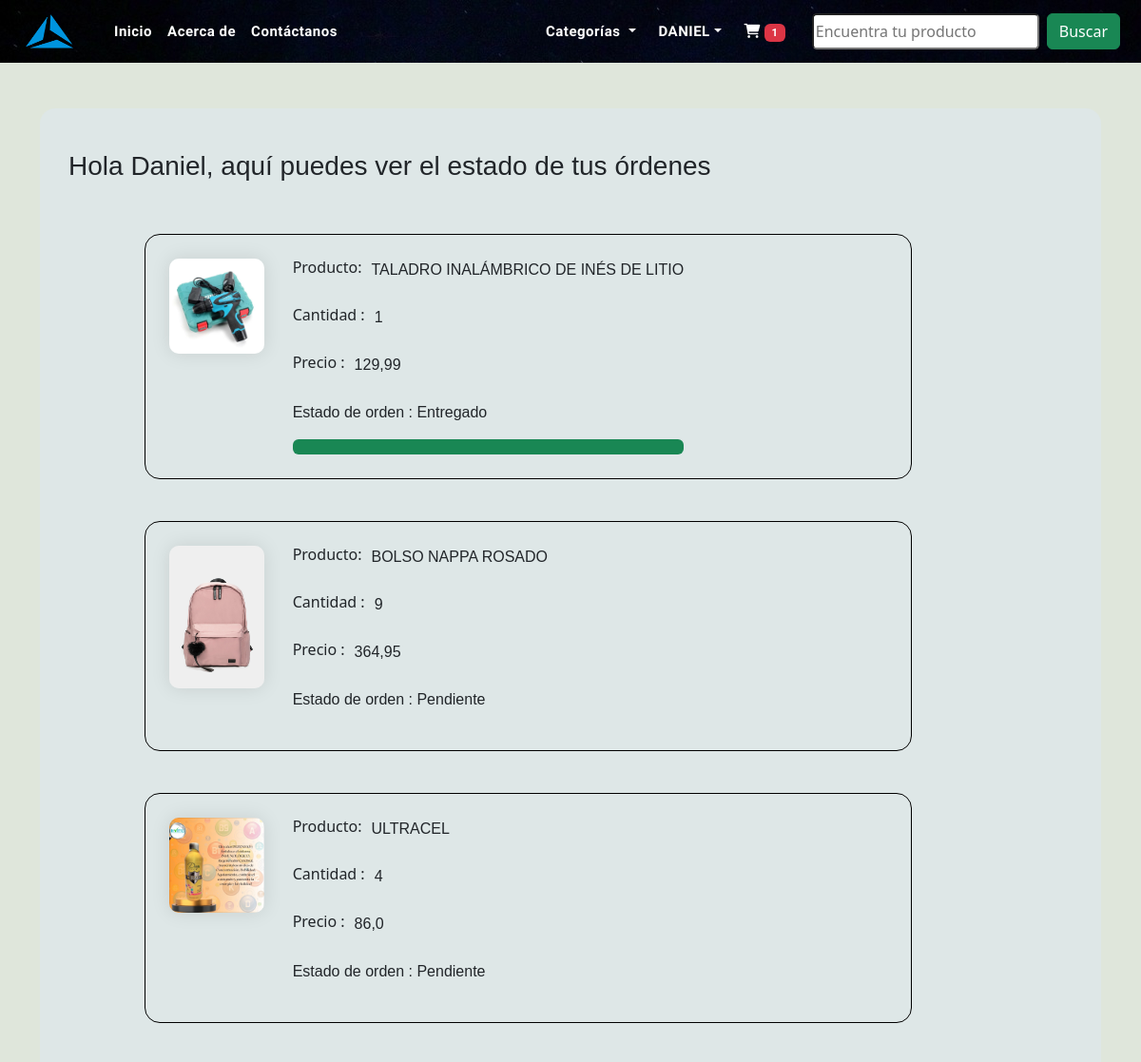
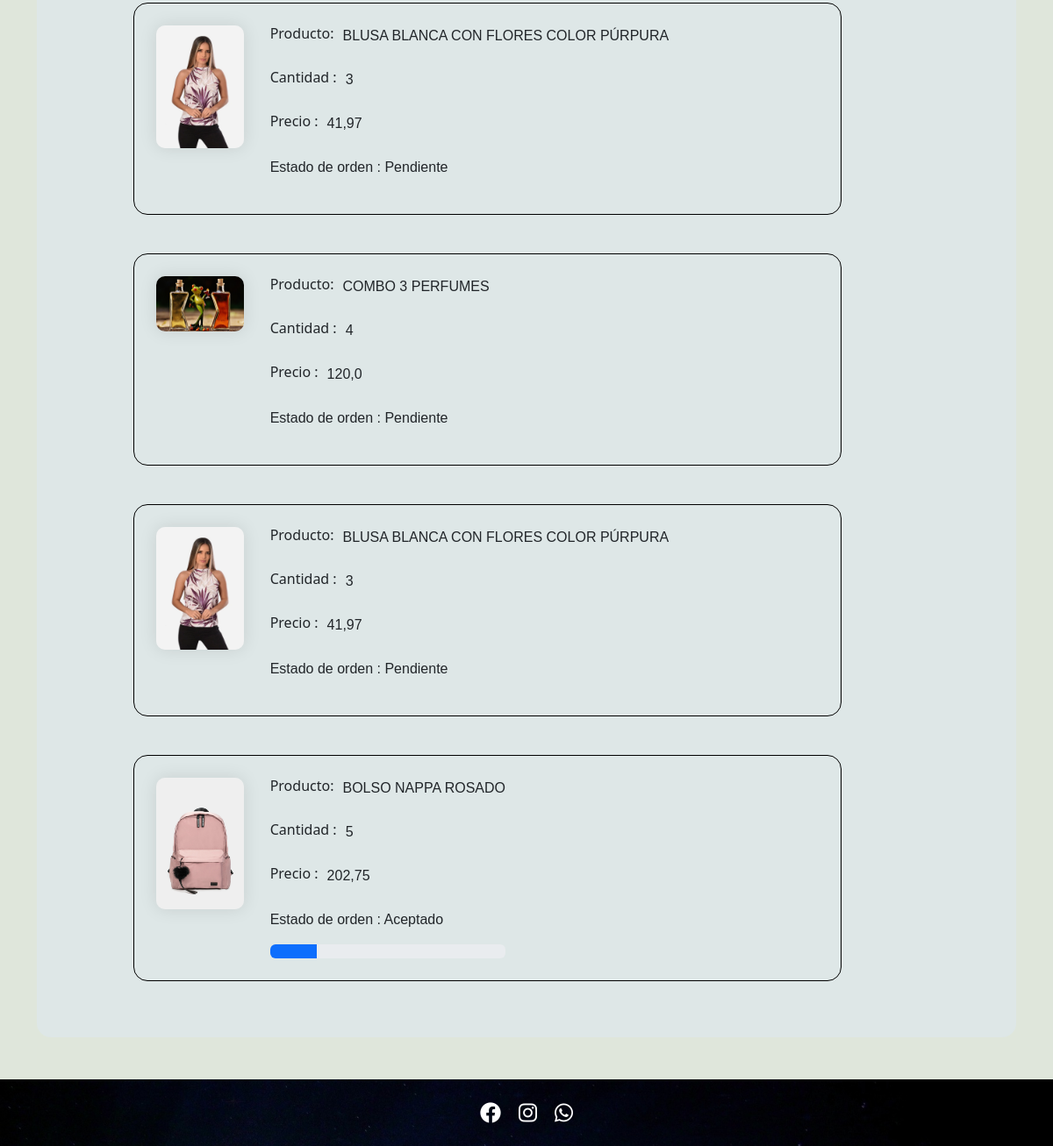
Screenshot of /orders/ (signed in) with the database file from the repository (2 pictures, top to bottom).
### app/models.py (models this page shows, shortened)
class OrderPlaced(models.Model):
    user = models.ForeignKey(User,on_delete=models.CASCADE)
    customer = models.ForeignKey(Customer,on_delete=models.CASCADE)
    product = models.ForeignKey(Product,on_delete=models.CASCADE)
    cantidad = models.PositiveIntegerField(default=1)
    fecha_orden = models.DateTimeField(auto_now_add=True)
    status = models.CharField(max_length=50,choices=STATUS_CHOICES, default='Pendiente')
    payment = models.ForeignKey(Payment,on_delete=models.CASCADE,default="")
    class Meta:
        verbose_name_plural = "Pedidos Realizados"
    @property
    def total_cost(self):
        return self.cantidad * self.product.precio_con_descuento

class Product(models.Model):
    titulo_producto = models.CharField(max_length=100)
    precio_venta = models.FloatField()
    precio_con_descuento = models.FloatField()
    descripcion = models.TextField()
    referencia = models.TextField(default='')
    pais_origen = models.CharField(choices=COUNTRY_CHOICES, max_length=60)
    categoria = models.CharField(choices=CATEGORY_CHOICES, max_length=2)
    imagen_producto = models.ImageField(upload_to='product')
    class Meta:
        verbose_name_plural = "Productos"

### app/views.py (the view)
# urls.py: path('orders/', views.orders,name='orders'),
@login_required
def orders(request):
    totalitem = 0
    wishitem = 0
    if request.user.is_authenticated:
        totalitem = len(Cart.objects.filter(user=request.user))
        wishitem = len(Wishlist.objects.filter(user=request.user))
    order_placed=OrderPlaced.objects.filter(user=request.user)
    return render(request, 'app/orders.html',locals())

### app/templates/app/orders.html (shortened to what this page needs)
{% extends 'app/base.html' %}
{% load static %}
{% block main-content %}
<div class="container my-5">
    <div class="banner-izquierdo">
        <br>
        <h3>Hola <span class="text-capitalize">{{request.user}}</span>, aquí puedes ver el estado de tus órdenes</h3>
        <br>
        <div class="col-sm-9 offset-sm-1">
            {% for op in order_placed %}
            <div class="div-ordenes-uno">
                <div class="orden-imagen">
                    <img src="{{op.product.imagen_producto.url}}" class="img-fluid" height="100" width="100">
                </div>
                <div class="orden-detalles">
                    <div class="detalle">
                        <h6>Producto: </h6>
                        <p>{{op.product.titulo_producto}}</p>
                    </div>
                    <div class="detalle">
                        <h6>Cantidad : </h6>
                        <p>{{op.cantidad}}</p>
                    </div>
                    <div class="detalle">
                        <h6>Precio : </h6>
                        <p>{{op.total_cost}}</p>
                    </div>
                    <div class="orden-estado">
                        <p>Estado de orden : {{op.status}}</p>
                        {% if op.status == 'Aceptado' %}
                        <div class="progress">
                            <div class="progress-bar" role="progressbar" style="width: 20%" aria-valuenow="20" aria-valuemin="0" aria-valuemax="100"></div>
                        </div>
                        {% elif op.status == 'Empacado' %}
                        <div class="progress">
                            <div class="progress-bar bg-info" role="progressbar" style="width: 40%" aria-valuenow="40" aria-valuemin="0" aria-valuemax="100"></div>
                        </div>
                        {% elif op.status == 'En camino' %}
                        <div class="progress">
                            <div class="progress-bar bg-warning" role="progressbar" style="width: 70%" aria-valuenow="70" aria-valuemin="0" aria-valuemax="100"></div>
                        </div>
                        {% elif op.status == 'Entregado' %}
                        <div class="progress">
                            <div class="progress-bar bg-success" role="progressbar" style="width: 100%" aria-valuenow="100" aria-valuemin="0" aria-valuemax="100"></div>
                        </div>
                        {% elif op.status == 'Cancelado' %}
                        <div class="progress">
                            <div class="progress-bar bg-danger" role="progressbar" style="width: 100%" aria-valuenow="100" aria-valuemin="0" aria-valuemax="100"></div>
                        </div>
                        {% endif %}
                    </div>
                </div>
            </div>
            <br>
            {% endfor %}
        </div>
    </div>
</div>
{% endblock main-content %}

### app/templates/app/base.html (shortened to what this page needs)
<!DOCTYPE html>
{% load static %}
<html lang="en">
<head>
    <link href="https://cdn.jsdelivr.net/npm/bootstrap@5.3.2/dist/css/bootstrap.min.css" rel="stylesheet">
    <link href="https://cdnjs.cloudflare.com/ajax/libs/select2/4.0.13/css/select2.min.css" rel="stylesheet" />
    <link rel="stylesheet" href="https://cdnjs.cloudflare.com/ajax/libs/font-awesome/6.0.0/css/all.min.css"
>
    <link rel="stylesheet" href="{% static 'app/css/owl.carousel.min.css' %}">
    <link rel="stylesheet" href="{% static 'src/bundle.css' %}">
    <link rel="stylesheet" href="{% static 'app/css/styles.css' %}">
</head>
<body class="dark">
    <nav class="navbar navbar-expand-lg navbar-dark" id='navbar'>
        <div class="container-fluid">
            <a href="/">
                <img src="{% static 'assets/images/icons/logolili.png' %}" width='60' height='50'>
            </a>
            <div class="collapse navbar-collapse" id="navbarSupportedContent">
                <ul class="navbar-nav me-auto mb-2 mb-lg-0 pc-only">
                    <li class="nav-item">
                        <a class="nav-link active" aria-current="page" href="/">Inicio</a>
                    </li>
                    <li class="nav-item">
                        <a class="nav-link active" href="{% url 'about' %}">Acerca de</a>
                    </li>
                    <li class="nav-item">
                        <a class="nav-link active" href="{% url 'contact' %}">Contáctanos</a>
                    </li>
                </ul>
                <ul class="navbar-nav">
                    <li class="nav-item dropdown">
                        <a class="nav-link dropdown-toggle active" href="#" role="button" data-bs-toggle="dropdown" aria-expanded="false">
                            Categorías
                        </a>
                    </li>
                    <li class="nav-item dropdown mx-2">
                        {% if request.user.is_authenticated %}
                        <a class="nav-link dropdown-toggle active" href="#" id="profileDropdown" role="button" data-bs-toggle="dropdown" aria-expanded="false">{{user|upper}}</a>
                    </li>
                    <li class="nav-item">
                        <a href="{% url 'showcart' %}" class="nav-link active">
                            <i class="fas fa-shopping-cart"></i>
                            <span class="badge bg-danger">{% if totalitem > 0 %}{{totalitem}}{% endif %}</span>
                        </a>
                    </li>
                </ul>
                <form class="d-flex" role="search" action="/search">
                    <input class="form-control-1 me-2" type="search" placeholder="Encuentra tu producto" name="search" aria-label="Search">
                    <button class="btn btn-outline-success active" type="submit">Buscar</button>
                </form>
                {% endif %}
            </div>
        </div>
    </nav>
      {% block main-content %} {% endblock main-content %}
        <footer class="footer">
            <div class="social-icons">
                <a href="https://www.facebook.com/profile.php?id=100060375376089" class="icon" target="_blank"><i class="fab fa-facebook"></i></a>
                <a href="https://www.instagram.com/_astralshopp/" class="icon" target="_blank"><i class="fab fa-instagram"></i></a>
                <a href="https://api.whatsapp.com/send?phone=573017753925" class="icon" target="_blank"><i class="fab fa-whatsapp"></i></a>
            </div>
        </footer>
</body>
</html>

### rows the page displays
OrderPlaced: product.imagen_producto (picture), product.titulo_producto "TALADRO INALÁMBRICO DE INÉS DE LITIO", cantidad "1", total_cost "129,99", status "Entregado"
OrderPlaced: product.imagen_producto (picture), product.titulo_producto "BOLSO NAPPA ROSADO", cantidad "9", total_cost "364,95", status "Pendiente"
OrderPlaced: product.imagen_producto (picture), product.titulo_producto "ULTRACEL", cantidad "4", total_cost "86,0", status "Pendiente"
OrderPlaced: product.imagen_producto (picture), product.titulo_producto "BLUSA BLANCA CON FLORES COLOR PÚRPURA", cantidad "3", total_cost "41,97", status "Pendiente"
OrderPlaced: product.imagen_producto (picture), product.titulo_producto "COMBO 3 PERFUMES", cantidad "4", total_cost "120,0", status "Pendiente"
OrderPlaced: product.imagen_producto (picture), product.titulo_producto "BLUSA BLANCA CON FLORES COLOR PÚRPURA", cantidad "3", total_cost "41,97", status "Pendiente"
OrderPlaced: product.imagen_producto (picture), product.titulo_producto "BOLSO NAPPA ROSADO", cantidad "5", total_cost "202,75", status "Aceptado"

### other values shown
{{ user|upper }} "DANIEL"
{{ totalitem }} "1"
{{ request.user }} "Daniel"
